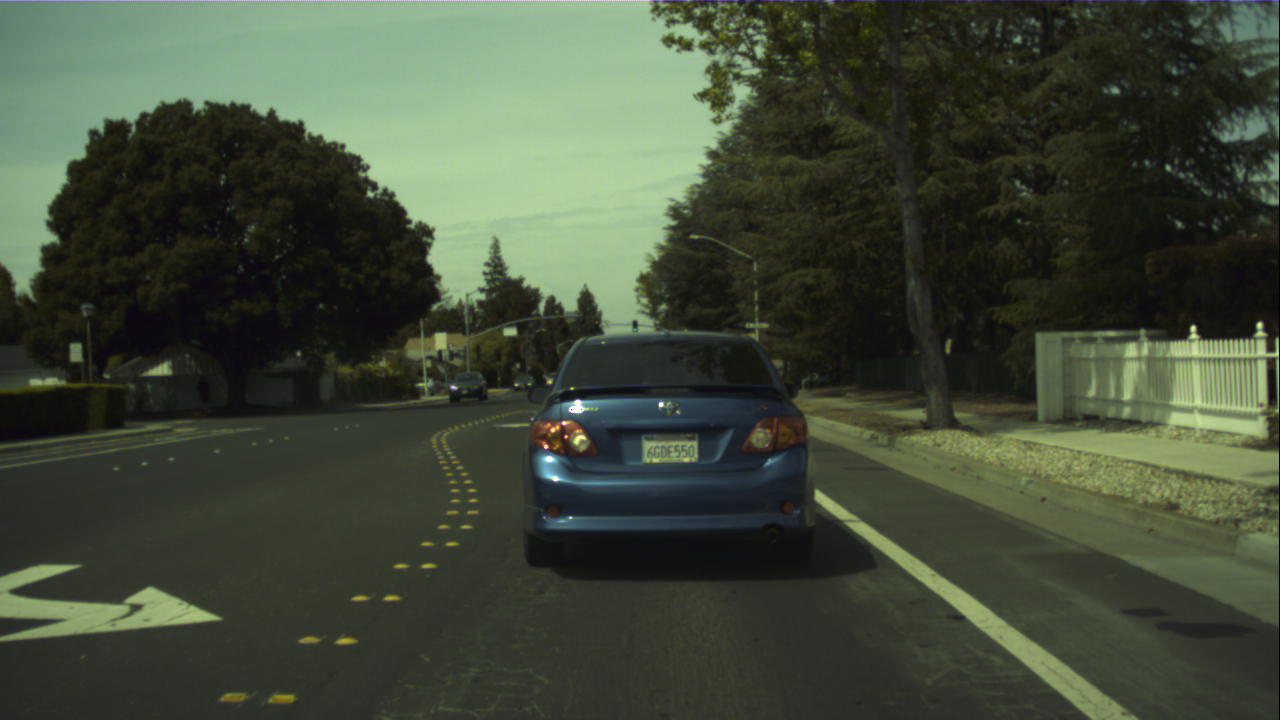
//> input picture ros-actuator-wheels/packages/example_ros_wheels/src/images/13122.png, 1280 x 720 px, given in place of frame_000.jpg, which was not available
$ ./mainGraf   (built with g++ and OpenCV 4)
//> lines starting //> are read from the running program, lines starting //| are printed output that depends on the picture; pictures that were not available may be replaced by others from this repository, and a replacement may not be noted
### ros-actuator-wheels/packages/example_ros_wheels/src/TRACKING/Tracking.h
#ifndef TRACKING_H
#define TRACKING_H
#include <opencv2/opencv.hpp>
#include <opencv2/video/tracking.hpp>
#include <vector>
using namespace cv;
using namespace std;
class Tracking
{
    //p entfernung vom ursprung und θ gleich winkel
    //als p= x*cos(O)+y*sin(O)
/*     In der Praxis: Hesse’sche Normalform x · cos(θ) + y · sin(θ) = p
        Parameterraum (p, θ), mit 0 ≤ θ < π und −rmax ≤ r(θ) ≤ rmax
        (rmax = (1/2)*(√M²+ N²) )*/

        // bei hohen geschwindigkeiten hat sich der Kalmanfilter als schlechetr erwiesen
        //ein einfacheres verfahren letztes verwenden von (p,θ) hat sich als besser erwiesen
        //Tracking setzt das verwenden des alten (p,θ) um also Acc(p,θ)

private:
    KalmanFilter kf;
    /* data */
public:
    Tracking(/* args */);
    void drawRhoThetaLine(Mat& img, double rho, double theta, Scalar color, int thickness);
    void generateHoughValuesAndTest();
    double process(cv::Mat& visual_img,double p_current,double theta_current);
    ~Tracking();
};
#endif // TRACKING_H

### ros-actuator-wheels/packages/example_ros_wheels/src/NOISEREDUCTION/NoiseReduction.h
//
// Created by root on 05.11.25.
//

#ifndef DOCKIBOT_NOISEREDUCTION_H
#define DOCKIBOT_NOISEREDUCTION_H
#include <opencv2/opencv.hpp>
using namespace cv;
class NoiseReduction {
   static Mat m_image;
    public:
    Mat completeRunNoiseReduction(Mat image);
};


#endif //DOCKIBOT_NOISEREDUCTION_H

### ros-actuator-wheels/packages/example_ros_wheels/src/FOURPICTURESDISPLAY/DisplayFourPictures.h
//
// Created by root on 05.11.25.
//

#ifndef DOCKIBOT_DISPLAYFOURPICTURES_H
#define DOCKIBOT_DISPLAYFOURPICTURES_H
#include <opencv2/opencv.hpp>
#include <vector>
using namespace cv;
using namespace std;
class DisplayFourPictures {
public:
  // 3. Lösche den Kopier-Konstruktor und Zuweisungs-Operator
  //    Dies verhindert, dass jemand die Instanz kopieren kann.
  DisplayFourPictures(const DisplayFourPictures&) = delete;
  DisplayFourPictures& operator=(const DisplayFourPictures&) = delete;

  // 2. Die öffentliche "getInstance" Methode
  static DisplayFourPictures& getInstance() {
    // 1. Die einzige Instanz wird hier als "static" deklariert.
    //    Sie wird nur beim allerersten Aufruf von getInstance() erstellt.
    //    Dies ist seit C++11 garantiert thread-sicher.
    static DisplayFourPictures instance;

    return instance;
  }

  static void addPictures(Mat image);

private:
  static vector<Mat> m_pictures;
  // 0. Der Konstruktor ist private!
  DisplayFourPictures() {
    // Konstruktor-Logik hier (wird nur einmal ausgeführt)
    std::cout << "Singleton-Instanz erstellt!" << std::endl;
  }
};


#endif //DOCKIBOT_DISPLAYFOURPICTURES_H

### ros-actuator-wheels/packages/example_ros_wheels/src/COLORSPACESCALING/ColorSpaceScaling.h
#ifndef UNTITLED_COLORSPACESCALING_H
#define UNTITLED_COLORSPACESCALING_H
#include <opencv2/opencv.hpp>
using namespace cv;
using namespace std;
class ColorSpaceScaling {
public:
    static int m_imageFlagYuv;
    static Mat m_image; // Das BGR-Bild, auf das wir zeichnen

    static void greyscale();

    static void backYUVToRGB();

    static void yuvscale();

    // NEUE SIGNATUR: Nimmt das YUV-Bild zum Lesen entgegen
    static void drawLine( int k, int step, int y_line, int starlefside);

    static void verticalThreeFourthLine();
    static Mat CompleteRunCSS(Mat image);
};

#endif //UNTITLED_COLORSPACESCALING_H

### ros-actuator-wheels/packages/example_ros_wheels/src/TRACKING/Tracking.cpp
    #include "Tracking.h"
    Tracking::~Tracking() {
        // Destructor
    }
    Tracking::Tracking(/* args */) : kf(4, 2, 0, CV_64F) {
        // 1. Konstruktor aufrufen (Speicher reservieren)
        // 4 Zustände (rho, theta, d_rho, d_theta)
        // 2 Messungen (rho, theta)
        // 0 Steuerung

        // ---------------------------------------------------------
    // 2. Die Physik definieren (WICHTIG! Das macht der Konstruktor nicht)
    // ---------------------------------------------------------

    // A. Die Übergangsmatrix (Transition Matrix 'F')
    // Sie sagt: "Neuer Wert = Alter Wert + Geschwindigkeit * Zeit"
    // x_neu = x_alt + v * dt
    // Matrix ist 4x4 (dynamParams x dynamParams)
    kf.transitionMatrix = (Mat_<double>(4, 4) <<
        1, 0, 1, 0,   // rho   += d_rho * 1
        0, 1, 0, 1,   // theta += d_theta * 1  (wir nehmen dt=1 Frame an)
        0, 0, 1, 0,   // d_rho bleibt konstant (Konstante Geschwindigkeit)
        0, 0, 0, 1);  // d_theta bleibt konstant

    // B. Die Messmatrix (Measurement Matrix 'H')
    // Sie sagt: "Welche Teile des Zustands können wir messen?"
    // Wir messen nur rho (Index 0) und theta (Index 1), nicht die Geschwindigkeiten.
    kf.measurementMatrix = (Mat_<double>(2, 4) <<
        1, 0, 0, 0,   // Messung 1 ist genau Zustand 0 (rho)
        0, 1, 0, 0);  // Messung 2 ist genau Zustand 1 (theta)

    // C. Prozessrauschen (Process Noise 'Q') - Wie sehr zappelt die Realität?
    // Erlaubt dem System, die Geschwindigkeit flexibel anzupassen.
    setIdentity(kf.processNoiseCov, Scalar::all(1e-4));

    // D. Messrauschen (Measurement Noise 'R') - Wie ungenau ist Hough?
    // Ein hoher Wert bedeutet: "Vertraue der Messung wenig, glätte mehr."
    setIdentity(kf.measurementNoiseCov, Scalar::all(1e-1));

    // E. Fehler-Kovarianz (Error Covariance 'P') - Unsicherheit am Start
    setIdentity(kf.errorCovPost, Scalar::all(1));
    }

    // --- Hilfsfunktion zum Zeichnen von Rho/Theta ---
    void Tracking::drawRhoThetaLine(Mat& img, double rho, double theta, Scalar color, int thickness) {
        // Umrechnung von Polar (rho, theta) zu Kartesisch (2 Punkte)
        double a = cos(theta);
        double b = sin(theta);
        double x0 = a * rho;
        double y0 = b * rho;

        // Wir berechnen zwei Punkte weit außerhalb des Bildes (+/- 1000 Pixel)
        Point pt1, pt2;
        pt1.x = cvRound(x0 + 1000 * (-b));
        pt1.y = cvRound(y0 + 1000 * (a));
        pt2.x = cvRound(x0 - 1000 * (-b));
        pt2.y = cvRound(y0 - 1000 * (a));

        line(img, pt1, pt2, color, thickness, LINE_AA);
    }

    void Tracking::generateHoughValuesAndTest(){
        Mat image, dst, color_dst;
        string path = "src/example_ros_wheels/src/TrackingTrainData/lane_dataset_realistic/";
        int count = 0;

        cerr << "Starting tracking test..." << endl;

        while(count < 150){
            char buffer[100];
            sprintf(buffer, "frame_%03d.jpg", count);
            string full_path = path + string(buffer);

            image = imread(full_path, IMREAD_GRAYSCALE);
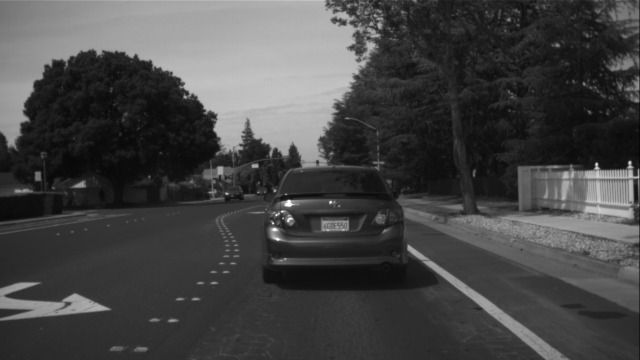
//> image: 720 rows x 1280 cols, CV_8UC1 (shown at 1/2 size); min 0, max 255, mean 69.2
            if(image.empty()) { count++; continue; }
            cerr << "Bild geladen ..." << endl;
            // Kanten erkennen
            Mat blurred;
            GaussianBlur(image, blurred, Size(7, 7), 1.5);

            // SCHRITT 2: Kanten erkennen
            // Thresholds etwas entspannt
            Canny(blurred, dst, 100, 200, 3);
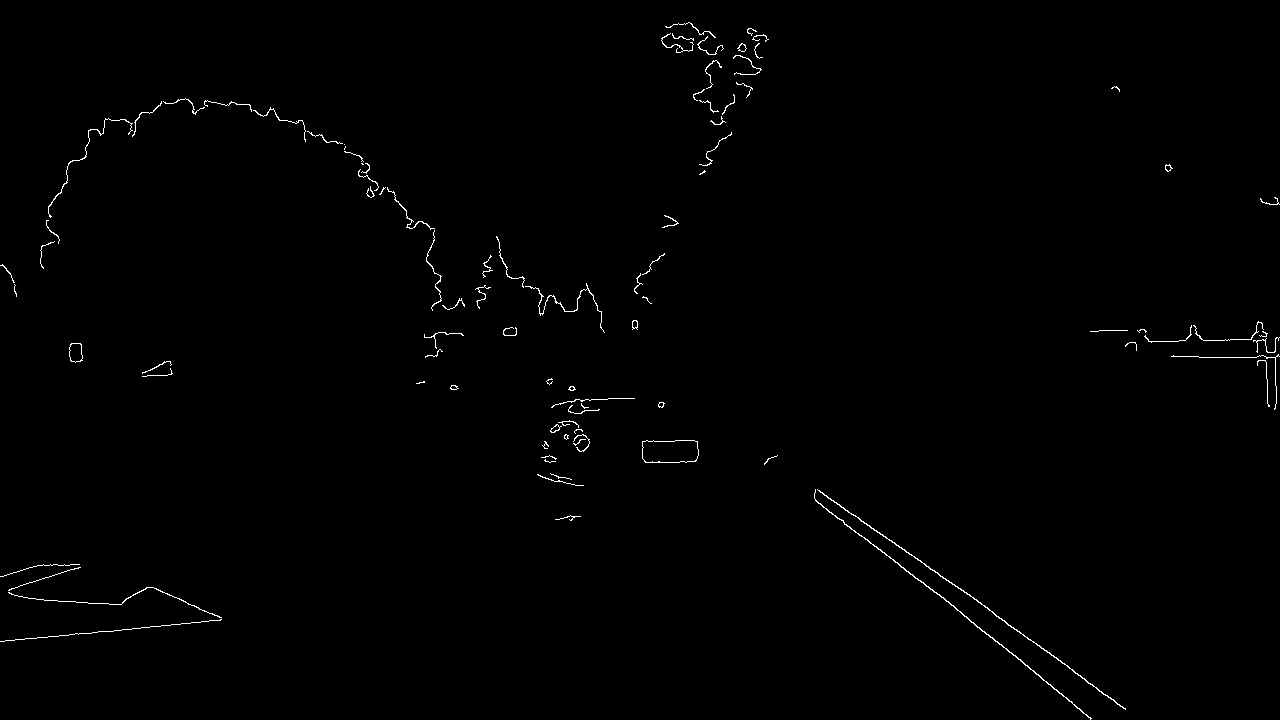
//> dst: 720 rows x 1280 cols, CV_8UC1; 0.62% white in thin lines or dots

            // Bild zum Zeichnen vorbereiten (Schwarz oder Original)
            cvtColor(image, color_dst, COLOR_GRAY2BGR);
            // Alternativ für schwarzen Hintergrund:
            // color_dst = Mat::zeros(image.size(), CV_8UC3);

            vector<Vec4i> lines;
            HoughLinesP(dst, lines, 1, CV_PI/180, 50, 30, 1);
//> lines = 12 lines (x1, y1, x2, y2), first 8: [851, 513, 970, 596], [969, 620, 1041, 677], [843, 522, 914, 576], [1004, 621, 1073, 670], [152, 626, 198, 622], [1148, 341, 1185, 340], [928, 586, 977, 626], [1199, 357, 1256, 357]
        for(size_t i = 0; i < lines.size(); i++) {
            line(color_dst, Point(lines[i][0], lines[i][1]),
            Point(lines[i][2], lines[i][3]), Scalar(255, 0, 0), 1);
            }
//> this loop made 12 passes
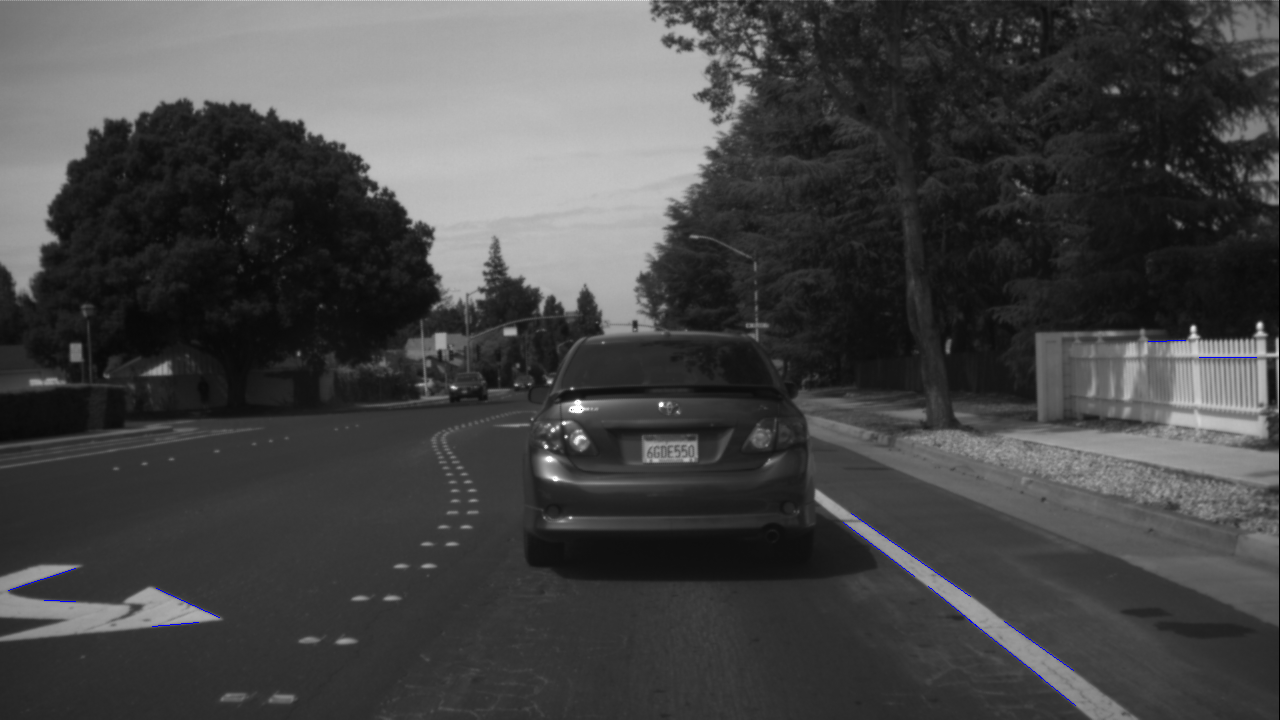
//> color_dst: 720 rows x 1280 cols, CV_8UC3; mean B, G, R 69.4, 69.2, 69.2
            // --- MITTELWERT BERECHNEN (WICHTIG!) ---
            // Wir dürfen den Kalman Filter nur 1x pro Frame füttern.
            double sumRho = 0, sumTheta = 0;
            int validLines = 0;

            for(size_t i = 0; i < lines.size(); i++) {
                Vec4i l = lines[i];

                // Deine Umrechnung zu Rho/Theta
                double angle_line = atan2(l[3] - l[1], l[2] - l[0]);
                double theta = angle_line + CV_PI / 2.0;
                double rho = l[0] * cos(theta) + l[1] * sin(theta);

                // Normalisierung
                if (theta < 0) {
                    theta += CV_PI;
                    rho = -rho;
                }

                // Optional: Filter für Quatsch-Werte (z.B. horizontale Linien)
                // if(theta > CV_PI/4 && theta < 3*CV_PI/4) ...

                sumRho += rho;
                sumTheta += theta;
                validLines++;
            }
//> this loop made 12 passes
//> (l, angle_line, theta, rho, sumRho, sumTheta) on passes 1 to 7: ([851, 513, 970, 596], 0.609, 2.18, -66.07, -66.07, 2.18), ([969, 620, 1041, 677], 0.67, 2.24, -115.4, -181.4, 4.42), ([843, 522, 914, 576], 0.65, 2.22, -94.84, -276.3, 6.64), ([1004, 621, 1073, 670], 0.618, 2.19, -75, -351.3, 8.83), ([152, 626, 198, 622], -0.0867, 1.48, 636.8, 285.6, 10.31), ([1148, 341, 1185, 340], -0.027, 1.54, 371.9, 657.4, 11.86), ([928, 586, 977, 626], 0.685, 2.26, -132.9, 524.5, 14.11)
//> after the loop, sumRho = 2386.4; sumTheta = 22.79; validLines = 12

            if(validLines > 0) {
                double avgRho = sumRho / validLines;
//> avgRho = 198.9
                double avgTheta = sumTheta / validLines;
//> avgTheta = 1.9
                cerr << "aufruf kalmanfilter..." << endl;
                // JETZT rufen wir process auf (1x pro Bild!)
                // Wir übergeben 'color_dst', damit process() darin malen kann
                process(color_dst, avgRho, avgTheta);
            } else {
                // Keine Linie? Kalman Filter muss trotzdem vorhersagen!
                // Wir übergeben Dummy-Werte oder fangen das in process ab.
                // Hier einfachheitshalber: Vorhersage nutzen, nicht korrigieren.
                kf.predict();

             // Optional: Zeichne die Vorhersage (Grün gestrichelt o.ä.)
                 double pred_rho = kf.statePost.at<double>(0);
                double pred_theta = kf.statePost.at<double>(1);
                drawRhoThetaLine(color_dst, pred_rho, pred_theta, Scalar(255, 0, 0), 2);
                // Zeichne nur die Vorhersage (siehe Logik in process, müsste angepasst werden)
            }
        cerr << "Bild ausgeben ..." << endl;
            imshow("Tracking Test", color_dst);
            waitKey(30); // Wartezeit (30ms ~ 30 FPS)
            count++;
        }
    }
        // ---------------------------------------------------------
    double Tracking::process(cv::Mat& visual_img,double p_current, double theta_current){
//> called with p_current = 198.9, theta_current = 1.9
        // Implementiere hier die Tracking-Logik basierend auf p_current und theta_current
        // Zum Beispiel könntest du den Durchschnitt der aktuellen Werte berechnen
        // 1. PRÄDIKTION
        kf.predict(); // "Wo sollte die Linie sein?" (basierend auf alter Geschwindigkeit)
        cerr << "alte werte egladen im kalmanfilter ..." << endl;
        // 2. KORREKTUR (MESSUNG)
        // Konvertierung zu float für OpenCV Matrix
        Mat measurement = (Mat_<double>(2, 1) <<p_current, theta_current);
//> measurement = [198.9, 1.9]
        kf.correct(measurement);

        // 3. WERTE HOLEN
        // A) Die rohe Messung (Input)
        double raw_rho = p_current;
//> raw_rho = 198.9
        double raw_theta = theta_current;
//> raw_theta = 1.9

        // B) Das gefilterte Ergebnis (Output)
        // .at<double> weil wir CV_64F nutzen
        double filter_rho = kf.statePost.at<double>(0);
        double filter_theta = kf.statePost.at<double>(1);

        // 4. ZEICHNEN

        // A) Rohe Messung (ROT - dünn) -> Zappelt
        drawRhoThetaLine(visual_img, raw_rho, raw_theta, Scalar(0, 0, 255), 1);
//> in drawRhoThetaLine, `double a = cos(theta);`: a = -0.323
//> in drawRhoThetaLine, `double b = sin(theta);`: b = 0.947
//> in drawRhoThetaLine, `double x0 = a * rho;`: x0 = -64.16
//> in drawRhoThetaLine, `double y0 = b * rho;`: y0 = 188.2
//> in drawRhoThetaLine, `pt1.x = cvRound(x0 + 1000 * (-b));`: pt1 = Point(-1011, 0)
//> in drawRhoThetaLine, `pt1.y = cvRound(y0 + 1000 * (a));`: pt1 = Point(-1011, -134)
//> in drawRhoThetaLine, `pt2.x = cvRound(x0 - 1000 * (-b));`: pt2 = Point(882, 0)
//> in drawRhoThetaLine, `pt2.y = cvRound(y0 - 1000 * (a));`: pt2 = Point(882, 511)

        // B) Kalman Filter (GRÜN - dick) -> Stabil
        drawRhoThetaLine(visual_img, filter_rho, filter_theta, Scalar(0, 255, 0), 3);
//> call 2 of drawRhoThetaLine, with rho = 189.4, theta = 1.81, color = Scalar(0, 255), thickness = 3
//> in drawRhoThetaLine (call 2), `pt1.x = cvRound(x0 + 1000 * (-b));`: pt1 = Point(-1016, 0)
//> in drawRhoThetaLine (call 2), `pt1.y = cvRound(y0 + 1000 * (a));`: pt1 = Point(-1016, -52)
//> in drawRhoThetaLine (call 2), `pt2.x = cvRound(x0 - 1000 * (-b));`: pt2 = Point(927, 0)
//> in drawRhoThetaLine (call 2), `pt2.y = cvRound(y0 - 1000 * (a));`: pt2 = Point(927, 420)
//> in drawRhoThetaLine (call 2), `line(img, pt1, pt2, color, thickness, LINE_AA);`:
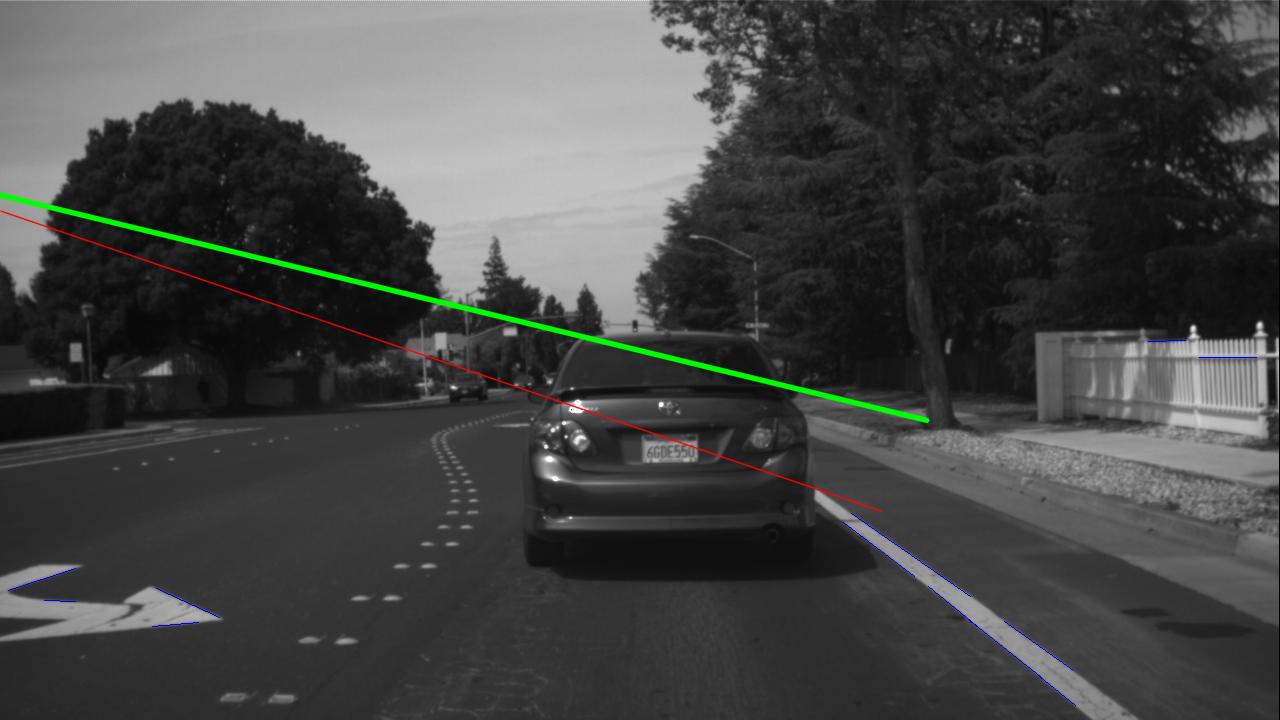
//> img: 720 rows x 1280 cols, CV_8UC3; mean B, G, R 69, 70.3, 69.2

        // Debug Text
        cout << "Raw:   p=" << raw_rho << " th=" << raw_theta << endl;
//| Raw:   p=198.867 th=1.89928
        cout << "Kalm:  p=" << filter_rho << " th=" << filter_theta << endl;


    return 0.0;
    }

### ros-actuator-wheels/packages/example_ros_wheels/src/mainGraf.cpp
#include <iostream>

#include <opencv2/opencv.hpp>

#include "COLORSPACESCALING/ColorSpaceScaling.h"
#include "FOURPICTURESDISPLAY/DisplayFourPictures.h"
#include "NOISEREDUCTION/NoiseReduction.h"
#include "TRACKING/Tracking.h"
// TIP To <b>Run</b> code, press <shortcut actionId="Run"/> or click the <icon src="AllIcons.Actions.Execute"/> icon in the gutter.
using namespace cv;
// [6 lines left out: function onePictureAandB, not called in this run]
int main() {
    DisplayFourPictures& display=DisplayFourPictures::getInstance();
    string base_path = "/ws/src/example_ros_wheels/src/images/";

  // [10 lines of commented-out code are left out]
    Tracking F;
    F.generateHoughValuesAndTest();
    return 0;
    // TIP See CLion help at <a href="https://www.jetbrains.com/help/clion/">jetbrains.com/help/clion/</a>. Also, you can try interactive lessons for CLion by selecting 'Help | Learn IDE Features' from the main menu.
}
